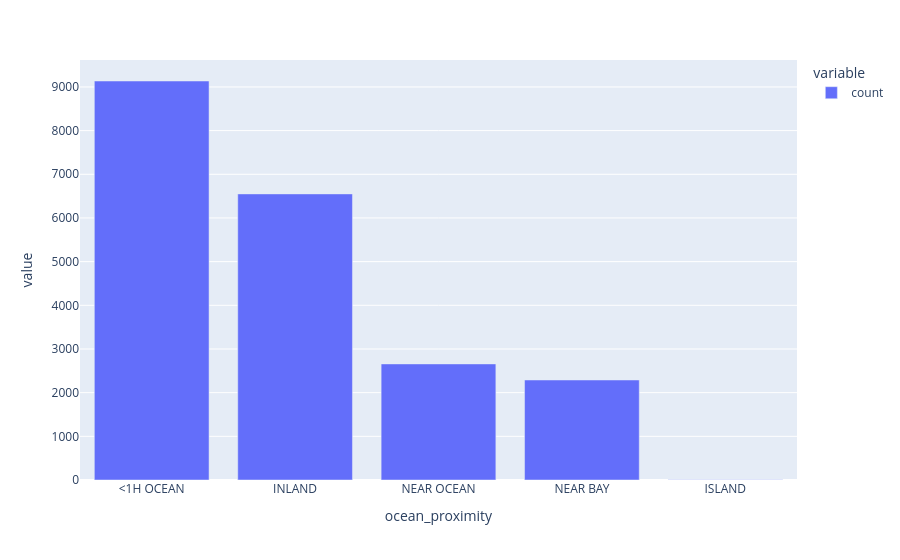

Write notebook code for a chart like this one.
### Code cell
px.bar(data["ocean_proximity"].value_counts())

### Figure 1 — Plotly figure (JSON) as saved in the notebook; plotly's stock layout.template omitted (floating-point values rounded to 4 significant figures)
{"data": [{"hovertemplate": "variable=count<br>ocean_proximity=%{x}<br>value=%{y}<extra></extra>", "legendgroup": "count", "marker": {"color": "#636efa", "pattern": {"shape": ""}}, "name": "count", "orientation": "v", "showlegend": true, "textposition": "auto", "type": "bar", "x": ["<1H OCEAN", "INLAND", "NEAR OCEAN", "NEAR BAY", "ISLAND"], "xaxis": "x", "y": [9136, 6551, 2658, 2290, 5], "yaxis": "y"}], "layout": {"barmode": "relative", "legend": {"title": {"text": "variable"}, "tracegroupgap": 0}, "margin": {"t": 60}, "xaxis": {"anchor": "y", "domain": [0, 1], "title": {"text": "ocean_proximity"}}, "yaxis": {"anchor": "x", "domain": [0, 1], "title": {"text": "value"}}}}
